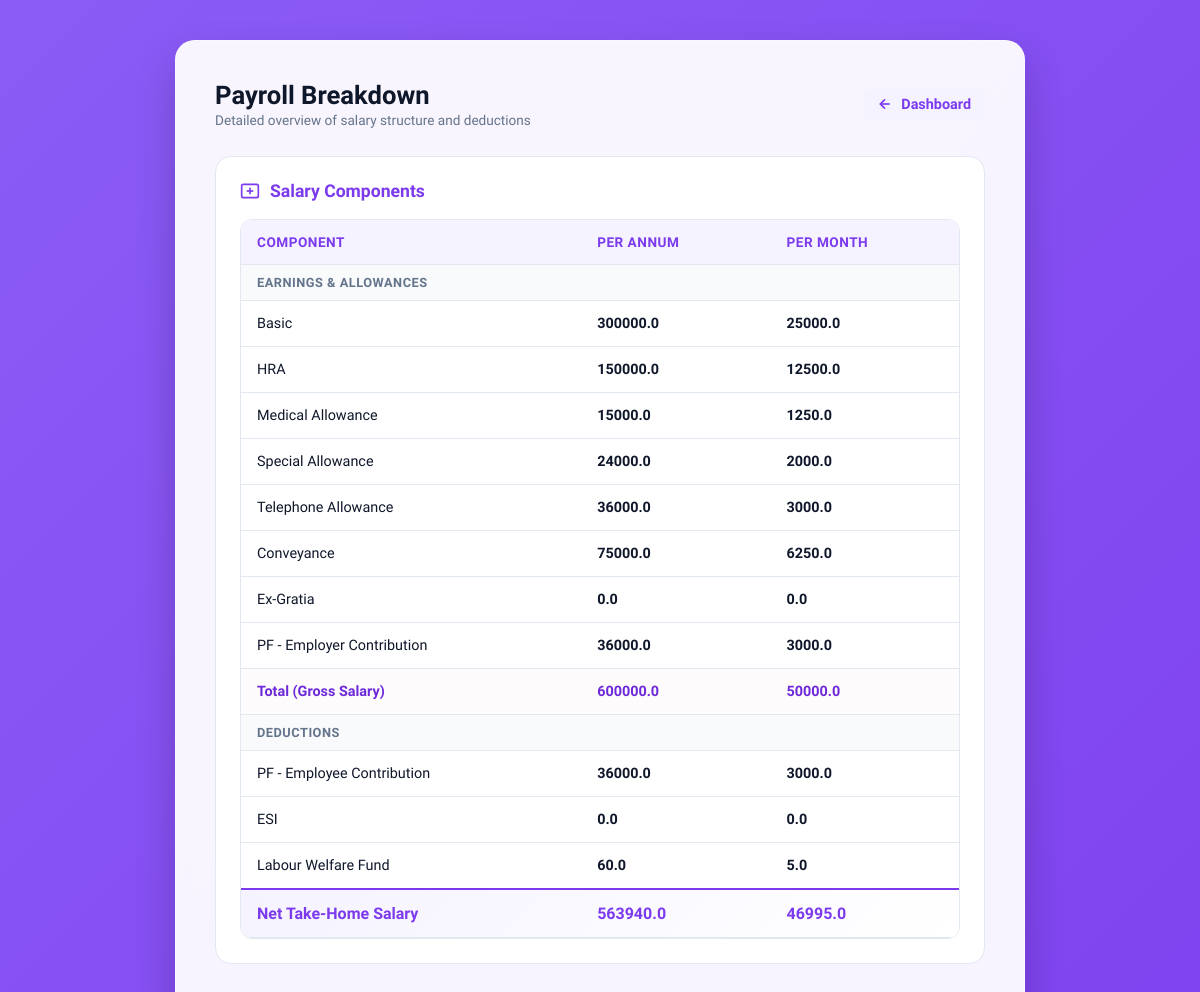
Page /payroll/WIRASH20240001 on the committed database.
### app.py (models this page shows)
class Salary(db.Model):
    id = db.Column(db.Integer, primary_key=True)
    user_id = db.Column(
        db.Integer,
        db.ForeignKey("user.id"),
        nullable=False,
        unique=True
    )
    cost_to_company_annual = db.Column(db.Float)
    cost_to_company_monthly = db.Column(db.Float)
    basic_annual = db.Column(db.Float)
    basic_monthly = db.Column(db.Float)
    hra_annual = db.Column(db.Float)
    hra_monthly = db.Column(db.Float)
    medical_annual = db.Column(db.Float)
    medical_monthly = db.Column(db.Float)
    special_allowance_annual = db.Column(db.Float)
    special_allowance_monthly = db.Column(db.Float)
    telephone_annual = db.Column(db.Float)
    telephone_monthly = db.Column(db.Float)
    conveyance_annual = db.Column(db.Float)
    conveyance_monthly = db.Column(db.Float)
    ex_gratia_annual = db.Column(db.Float)
    ex_gratia_monthly = db.Column(db.Float)
    pf_employer_annual = db.Column(db.Float)
    pf_employer_monthly = db.Column(db.Float)
    total_annual = db.Column(db.Float)
    total_monthly = db.Column(db.Float)
    pf_employee_annual = db.Column(db.Float)
    pf_employee_monthly = db.Column(db.Float)
    esi_annual = db.Column(db.Float)
    esi_monthly = db.Column(db.Float)
    labor_welfare_annual = db.Column(db.Float)
    labor_welfare_monthly = db.Column(db.Float)
    net_salary_annual = db.Column(db.Float)
    net_salary_monthly = db.Column(db.Float)
    user = db.relationship("User", backref="salary")

### app.py (the view)
@app.route("/payroll/<emp_id>")
def emp_payroll(emp_id):
    user=User.query.filter_by(employee_id=emp_id).first()
    user_id=user.id
    salary_details=Salary.query.filter_by(user_id=user_id).first()
    return render_template("payroll.html",salary=salary_details,user=user)

### templates/payroll.html (shortened to what this page needs)
<!DOCTYPE html>
<html lang="en">
<head>
</head>
<body>
    <div class="container">
        <div class="top-bar">
            <div class="page-title">
                <h1>Payroll Breakdown</h1>
                <p>Detailed overview of salary structure and deductions</p>
            </div>
            <a href="/user/{{ user.employee_id }}" class="back-link">
                <svg viewBox="0 0 24 24" fill="none" stroke="currentColor">
                    <line x1="19" y1="12" x2="5" y2="12"></line>
                    <polyline points="12 19 5 12 12 5"></polyline>
                </svg>
                Dashboard
            </a>
        </div>
        <div class="section-card">
            <div class="section-title">
                <svg viewBox="0 0 24 24" fill="none" stroke="currentColor">
                    <rect x="2" y="4" width="20" height="16" rx="2"></rect>
                    <line x1="12" y1="8" x2="12" y2="16"></line>
                    <line x1="8" y1="12" x2="16" y2="12"></line>
                </svg>
                Salary Components
            </div>
            <div class="table-responsive">
                <table class="data-table">
                    <thead>
                        <tr>
                            <th>Component</th>
                            <th>Per Annum</th>
                            <th>Per Month</th>
                        </tr>
                    </thead>
                    <tbody>
                        <tr class="row-category-header">
                            <td colspan="3">Earnings & Allowances</td>
                        </tr>
                        <tr>
                            <td>Basic</td>
                            <td class="amount-col">{{ salary.basic_annual }}</td>
                            <td class="amount-col">{{ salary.basic_monthly }}</td>
                        </tr>
                        <tr>
                            <td>HRA</td>
                            <td class="amount-col">{{ salary.hra_annual }}</td>
                            <td class="amount-col">{{ salary.hra_monthly }}</td>
                        </tr>
                        <tr>
                            <td>Medical Allowance</td>
                            <td class="amount-col">{{ salary.medical_annual }}</td>
                            <td class="amount-col">{{ salary.medical_monthly }}</td>
                        </tr>
                        <tr>
                            <td>Special Allowance</td>
                            <td class="amount-col">{{ salary.special_allowance_annual }}</td>
                            <td class="amount-col">{{ salary.special_allowance_monthly }}</td>
                        </tr>
                        <tr>
                            <td>Telephone Allowance</td>
                            <td class="amount-col">{{ salary.telephone_annual }}</td>
                            <td class="amount-col">{{ salary.telephone_monthly }}</td>
                        </tr>
                        <tr>
                            <td>Conveyance</td>
                            <td class="amount-col">{{ salary.conveyance_annual }}</td>
                            <td class="amount-col">{{ salary.conveyance_monthly }}</td>
                        </tr>
                        <tr>
                            <td>Ex-Gratia</td>
                            <td class="amount-col">{{ salary.ex_gratia_annual }}</td>
                            <td class="amount-col">{{ salary.ex_gratia_monthly }}</td>
                        </tr>
                        <tr>
                            <td>PF - Employer Contribution</td>
                            <td class="amount-col">{{ salary.pf_employer_annual }}</td>
                            <td class="amount-col">{{ salary.pf_employer_monthly }}</td>
                        </tr>
                        <tr class="row-highlight">
                            <td>Total (Gross Salary)</td>
                            <td class="amount-col">{{ salary.total_annual }}</td>
                            <td class="amount-col">{{ salary.total_monthly }}</td>
                        </tr>
                        <tr class="row-category-header">
                            <td colspan="3">Deductions</td>
                        </tr>
                        <tr>
                            <td>PF - Employee Contribution</td>
                            <td class="amount-col">{{ salary.pf_employee_annual }}</td>
                            <td class="amount-col">{{ salary.pf_employee_monthly }}</td>
                        </tr>
                        <tr>
                            <td>ESI</td>
                            <td class="amount-col">{{ salary.esi_annual }}</td>
                            <td class="amount-col">{{ salary.esi_monthly }}</td>
                        </tr>
                        <tr>
                            <td>Labour Welfare Fund</td>
                            <td class="amount-col">{{ salary.labor_welfare_annual }}</td>
                            <td class="amount-col">{{ salary.labor_welfare_monthly }}</td>
                        </tr>
                        <tr class="row-net-salary">
                            <td>Net Take-Home Salary</td>
                            <td class="amount-col">{{ salary.net_salary_annual }}</td>
                            <td class="amount-col">{{ salary.net_salary_monthly }}</td>
                        </tr>
                    </tbody>
                </table>
            </div>
        </div>
    </div>
</body>
</html>

### templates/payroll.html (style rules this page uses)
:root { --primary: #7c3aed; --primary-hover: #6d28d9; --primary-light: #f5f3ff; --accent: #c084fc; --success: #10b981; --danger: #ef4444; --bg-gradient: linear-gradient(-45deg, #4c1d95, #6d28d9, #7c3aed, #8b5cf6); --card-bg: rgba(255, 255, 255, 0.94); --text-dark: #0f172a; --text-muted: #64748b; --border: #e2e8f0; --radius: 20px; --transition: all 0.3s cubic-bezier(0.4, 0, 0.2, 1); }
* { box-sizing: border-box; margin: 0; padding: 0; font-family: 'Plus Jakarta Sans', sans-serif; }
body { background: var(--bg-gradient); background-size: 400% 400%; animation: gradientBG 15s ease infinite; color: var(--text-dark); display: flex; justify-content: center; align-items: center; min-height: 100vh; padding: 40px 15px; }
.container { background: var(--card-bg); backdrop-filter: blur(20px); -webkit-backdrop-filter: blur(20px); padding: 40px; border-radius: var(--radius); box-shadow: 0 20px 40px rgba(0, 0, 0, 0.2), 0 0 0 1px rgba(255, 255, 255, 0.4) inset; width: 100%; max-width: 850px; animation: slideUp 0.6s cubic-bezier(0.16, 1, 0.3, 1) forwards; }
.top-bar { display: flex; justify-content: space-between; align-items: center; margin-bottom: 28px; }
.page-title h1 { font-size: 1.6rem; font-weight: 700; color: var(--text-dark); }
.page-title p { font-size: 0.85rem; color: var(--text-muted); margin-top: 2px; }
.back-link { display: inline-flex; align-items: center; gap: 8px; color: var(--primary); text-decoration: none; font-weight: 600; font-size: 0.9rem; padding: 8px 14px; border-radius: 10px; background: var(--primary-light); transition: var(--transition); }
.back-link svg { width: 16px; height: 16px; stroke-width: 2.5; }
.section-card { background: #ffffff; border: 1.5px solid var(--border); border-radius: 16px; padding: 24px; margin-bottom: 24px; }
.section-title { font-size: 1.1rem; font-weight: 700; color: var(--primary); margin-bottom: 18px; display: flex; align-items: center; gap: 10px; }
.section-title svg { width: 20px; height: 20px; stroke-width: 2; }
.table-responsive { width: 100%; overflow-x: auto; border-radius: 12px; border: 1px solid var(--border); }
.data-table { width: 100%; border-collapse: collapse; text-align: left; background: #ffffff; }
.data-table th { background: var(--primary-light); color: var(--primary); padding: 14px 16px; font-size: 0.85rem; font-weight: 700; text-transform: uppercase; letter-spacing: 0.5px; border-bottom: 1.5px solid var(--border); }
.data-table td { padding: 14px 16px; font-size: 0.9rem; color: var(--text-dark); border-bottom: 1px solid var(--border); }
.row-category-header td { background: #f8fafc; font-weight: 700; font-size: 0.8rem; color: var(--text-muted); text-transform: uppercase; letter-spacing: 0.5px; padding: 10px 16px; }
.row-highlight { background: #fdfbfb; font-weight: 700; }
.row-highlight td { color: var(--primary-hover); border-top: 1.5px solid var(--border); border-bottom: 1.5px solid var(--border); }
.row-net-salary { background: linear-gradient(135deg, var(--primary-light), #ffffff); font-weight: 700; }
.row-net-salary td { color: var(--primary); font-size: 1rem; border-top: 2px solid var(--primary); }
.amount-col { font-family: 'Plus Jakarta Sans', monospace; font-weight: 600; }

### rows in the picture
Salary: basic_annual "300000.0", basic_monthly "25000.0", hra_annual "150000.0", hra_monthly "12500.0", medical_annual "15000.0", medical_monthly "1250.0", special_allowance_annual "24000.0", special_allowance_monthly "2000.0", telephone_annual "36000.0", telephone_monthly "3000.0", conveyance_annual "75000.0", conveyance_monthly "6250.0", ex_gratia_annual "0.0", ex_gratia_monthly "0.0", pf_employer_annual "36000.0", pf_employer_monthly "3000.0", total_annual "600000.0", total_monthly "50000.0", pf_employee_annual "36000.0", pf_employee_monthly "3000.0", esi_annual "0.0", esi_monthly "0.0", labor_welfare_annual "60.0", labor_welfare_monthly "5.0", net_salary_annual "563940.0", net_salary_monthly "46995.0"
